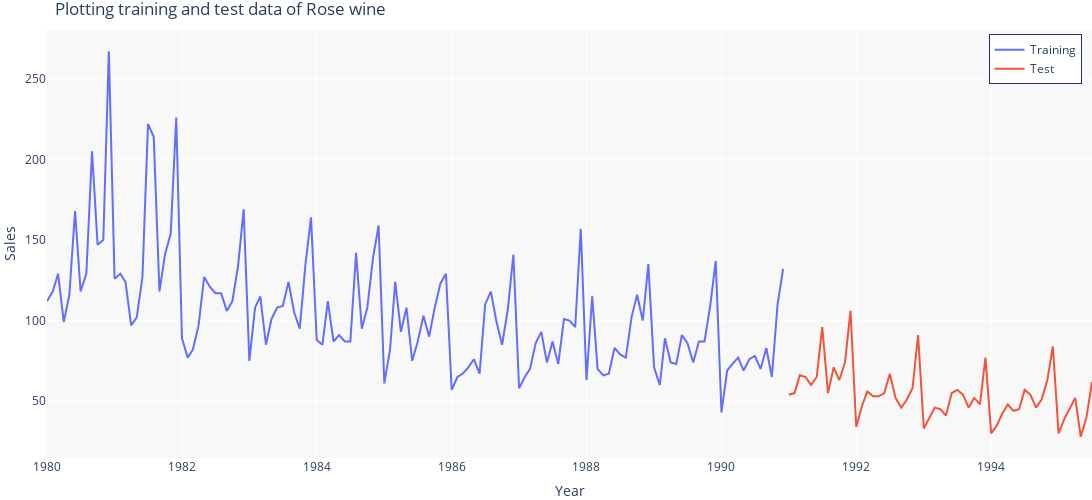

Write notebook code for a chart like this one.
### Code cell
plot1 = go.Line(x=train_Rose.index,y=train_Rose['Rose'],name='Training')
plot2 = go.Line(x=test_Rose.index,y=test_Rose['Rose'],name='Test')

fig_Rose = make_subplots(shared_xaxes=True, shared_yaxes=True)
fig_Rose.add_trace(plot1)
fig_Rose.add_trace(plot2)
fig_Rose.update_layout(
    title="Plotting training and test data of Rose wine",
    xaxis_title="Year", yaxis_title="Sales",
    legend=dict(yanchor="top", y=0.99, xanchor="right", x=0.99, bordercolor='#1E3163', borderwidth=1),
    width=1200, height=500, plot_bgcolor = '#F8F8F8',
    margin=dict(l=0, r=0, b=0, t=30, pad=0)
)
fig_Rose.show()

### Figure 1 — Plotly figure (JSON) as saved in the notebook; plotly's stock layout.template omitted (floating-point values rounded to 4 significant figures; data arrays with more than 128 entries replaced by an {"elided": "..."} marker saying what was removed)
{"data": [{"name": "Training", "type": "scatter", "x": {"elided": "132 str values"}, "y": {"elided": "132 int values"}}, {"name": "Test", "type": "scatter", "x": ["1991-01-01T00:00:00", "1991-02-01T00:00:00", "1991-03-01T00:00:00", "1991-04-01T00:00:00", "1991-05-01T00:00:00", "1991-06-01T00:00:00", "1991-07-01T00:00:00", "1991-08-01T00:00:00", "1991-09-01T00:00:00", "1991-10-01T00:00:00", "1991-11-01T00:00:00", "1991-12-01T00:00:00", "1992-01-01T00:00:00", "1992-02-01T00:00:00", "1992-03-01T00:00:00", "1992-04-01T00:00:00", "1992-05-01T00:00:00", "1992-06-01T00:00:00", "1992-07-01T00:00:00", "1992-08-01T00:00:00", "1992-09-01T00:00:00", "1992-10-01T00:00:00", "1992-11-01T00:00:00", "1992-12-01T00:00:00", "1993-01-01T00:00:00", "1993-02-01T00:00:00", "1993-03-01T00:00:00", "1993-04-01T00:00:00", "1993-05-01T00:00:00", "1993-06-01T00:00:00", "1993-07-01T00:00:00", "1993-08-01T00:00:00", "1993-09-01T00:00:00", "1993-10-01T00:00:00", "1993-11-01T00:00:00", "1993-12-01T00:00:00", "1994-01-01T00:00:00", "1994-02-01T00:00:00", "1994-03-01T00:00:00", "1994-04-01T00:00:00", "1994-05-01T00:00:00", "1994-06-01T00:00:00", "1994-07-01T00:00:00", "1994-08-01T00:00:00", "1994-09-01T00:00:00", "1994-10-01T00:00:00", "1994-11-01T00:00:00", "1994-12-01T00:00:00", "1995-01-01T00:00:00", "1995-02-01T00:00:00", "1995-03-01T00:00:00", "1995-04-01T00:00:00", "1995-05-01T00:00:00", "1995-06-01T00:00:00", "1995-07-01T00:00:00"], "y": [54, 55, 66, 65, 60, 65, 96, 55, 71, 63, 74, 106, 34, 47, 56, 53, 53, 55, 67, 52, 46, 51, 58, 91, 33, 40, 46, 45, 41, 55, 57, 54, 46, 52, 48, 77, 30, 35, 42, 48, 44, 45, 57, 54, 46, 51, 63, 84, 30, 39, 45, 52, 28, 40, 62]}], "layout": {"height": 500, "legend": {"bordercolor": "#1E3163", "borderwidth": 1, "x": 0.99, "xanchor": "right", "y": 0.99, "yanchor": "top"}, "margin": {"b": 0, "l": 0, "pad": 0, "r": 0, "t": 30}, "plot_bgcolor": "#F8F8F8", "title": {"text": "Plotting training and test data of Rose wine"}, "width": 1200, "xaxis": {"anchor": "y", "domain": [0, 1], "title": {"text": "Year"}}, "yaxis": {"anchor": "x", "domain": [0, 1], "title": {"text": "Sales"}}}}
